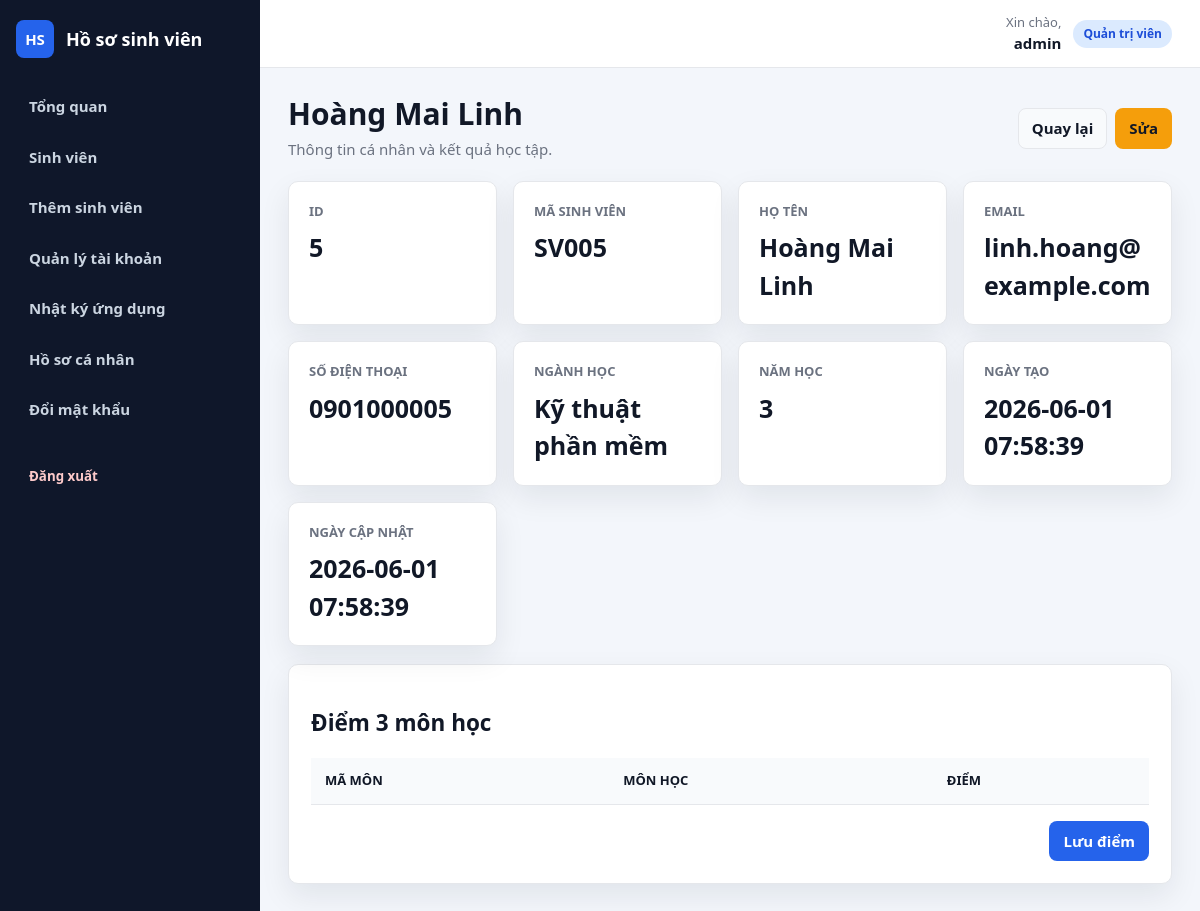
The page /student_detail.php?id=5 (signed in) on the database as committed earlier.
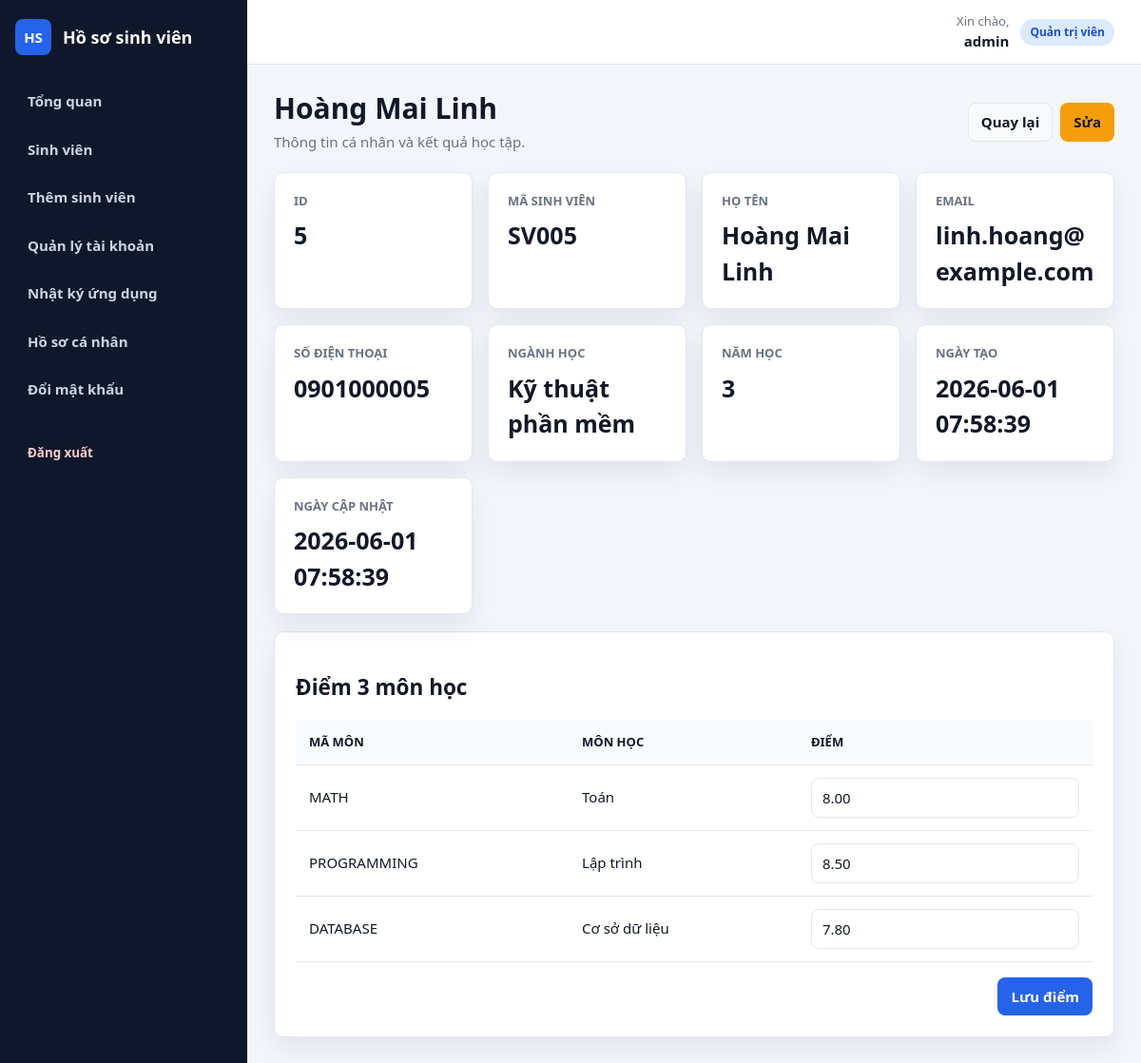
The same page on the database as committed later.
### tables this page shows
CREATE TABLE IF NOT EXISTS students (
    id INT UNSIGNED AUTO_INCREMENT PRIMARY KEY,
    student_code VARCHAR(30) NOT NULL UNIQUE,
    full_name VARCHAR(120) NOT NULL,
    email VARCHAR(120) NOT NULL,
    phone VARCHAR(30) NULL,
    major VARCHAR(120) NULL,
    year TINYINT UNSIGNED NULL,
    created_at TIMESTAMP NOT NULL DEFAULT CURRENT_TIMESTAMP,
    updated_at TIMESTAMP NOT NULL DEFAULT CURRENT_TIMESTAMP ON UPDATE CURRENT_TIMESTAMP,
    INDEX idx_students_search (student_code, full_name, email)
);

CREATE TABLE IF NOT EXISTS student_grades (
    id INT UNSIGNED AUTO_INCREMENT PRIMARY KEY,
    student_id INT UNSIGNED NOT NULL,
    subject_code VARCHAR(30) NOT NULL,
    subject_name VARCHAR(120) NOT NULL,
    score DECIMAL(4, 2) NOT NULL,
    created_at TIMESTAMP NOT NULL DEFAULT CURRENT_TIMESTAMP,
    updated_at TIMESTAMP NOT NULL DEFAULT CURRENT_TIMESTAMP ON UPDATE CURRENT_TIMESTAMP,
    UNIQUE KEY uq_student_grades_subject (student_id, subject_code),
    CONSTRAINT fk_student_grades_student FOREIGN KEY (student_id) REFERENCES students(id) ON DELETE CASCADE
);

### config/database.php (called while the page is built, shortened)
<?php
function get_pdo(): PDO
{
    static $pdo = null;
    if ($pdo instanceof PDO) {
        return $pdo;
    }
    $host = 'localhost';
    $database = 'web_demo_student';
    $username = 'root';
    $password = '';
    $dsn = "mysql:host={$host};dbname={$database};charset=utf8mb4";
    $pdo = new PDO($dsn, $username, $password, [
        PDO::ATTR_ERRMODE => PDO::ERRMODE_EXCEPTION,
        PDO::ATTR_DEFAULT_FETCH_MODE => PDO::FETCH_ASSOC,
        PDO::ATTR_EMULATE_PREPARES => false,
    ]);
    return $pdo;
}

### app/student.php (called while the page is built, shortened)
<?php
require_once __DIR__ . '/../config/database.php';
require_once __DIR__ . '/helpers.php';
function get_student(int $id): ?array
{
    $stmt = get_pdo()->prepare('SELECT * FROM students WHERE id = :id LIMIT 1');
    $stmt->execute(['id' => $id]);
    $student = $stmt->fetch();
    return $student ?: null;
}

### app/grade.php (called while the page is built, shortened)
<?php
require_once __DIR__ . '/../config/database.php';
function grade_subjects(): array
{
    return [
        'MATH' => 'Toán',
        'PROGRAMMING' => 'Lập trình',
        'DATABASE' => 'Cơ sở dữ liệu',
    ];
}
function list_student_grades(int $studentId): array
{
    $subjects = grade_subjects();
    $stmt = get_pdo()->prepare(
        'SELECT id, student_id, subject_code, subject_name, score, created_at, updated_at
         FROM student_grades
         WHERE student_id = :student_id
         ORDER BY FIELD(subject_code, "MATH", "PROGRAMMING", "DATABASE")'
    );
    $stmt->execute(['student_id' => $studentId]);
    $grades = $stmt->fetchAll();
    return $grades;
}

### public/student_detail.php (the view, shortened to what this page needs)
<?php
require_once __DIR__ . '/../app/grade.php';
require_once __DIR__ . '/../app/student.php';
$id = (int) ($_GET['id'] ?? 0);
$student = $id > 0 ? get_student($id) : null;
$grades = list_student_grades($id);
render_header('Chi tiết sinh viên');
?>
<section class="page-header">
    <div><h1><?= e($student['full_name']) ?></h1><p>Thông tin cá nhân và kết quả học tập.</p></div>
    <div class="form-actions"><a class="btn btn-secondary" href="students.php">Quay lại</a><a class="btn btn-warning" href="student_form.php?id=<?= e($id) ?>">Sửa</a></div>
</section>
<section class="detail-grid">
    <?php foreach (['id' => 'ID', 'student_code' => 'Mã sinh viên', 'full_name' => 'Họ tên', 'email' => 'Email', 'phone' => 'Số điện thoại', 'major' => 'Ngành học', 'year' => 'Năm học', 'created_at' => 'Ngày tạo', 'updated_at' => 'Ngày cập nhật'] as $key => $label): ?>
        <div class="card"><span class="meta-label"><?= e($label) ?></span><strong><?= e($student[$key]) ?></strong></div>
    <?php endforeach; ?>
</section>
<section class="card">
    <h2>Điểm 3 môn học</h2>
    <form method="post"><?= csrf_input() ?>
        <table class="table grades-table">
            <thead><tr><th>Mã môn</th><th>Môn học</th><th>Điểm</th></tr></thead>
            <tbody><?php foreach ($grades as $grade): ?><tr><td><?= e($grade['subject_code']) ?></td><td><?= e($grade['subject_name']) ?></td><td><input class="form-control" name="grades[<?= e($grade['subject_code']) ?>]" type="number" min="0" max="10" step="0.01" value="<?= e($grade['score']) ?>" required></td></tr><?php endforeach; ?></tbody>
        </table>
        <div class="form-actions grades-actions"><button class="btn btn-primary" type="submit">Lưu điểm</button></div>
    </form>
</section>
<?php render_footer(); ?>

### app/helpers.php (shortened to what this page needs)
<?php
function e(mixed $value): string
{
    return htmlspecialchars((string) $value, ENT_QUOTES | ENT_SUBSTITUTE, 'UTF-8');
}
function current_theme(): string
{
    return ($_COOKIE['theme'] ?? 'light') === 'dark' ? 'dark' : 'light';
}
function role_label(?string $role): string
{
    return $role === 'admin' ? 'Quản trị viên' : 'Người dùng';
}
function landing_page(): string
{
    return ($_SESSION['role'] ?? '') === 'admin' ? 'index.php' : 'profile.php';
}
function render_header(string $title): void
{
    $theme = current_theme();
    $currentPage = basename($_SERVER['SCRIPT_NAME'] ?? '');
    $isLoggedIn = isset($_SESSION['user_id']);
    $username = $_SESSION['username'] ?? '';
    $role = $_SESSION['role'] ?? '';
    $navItems = $isLoggedIn ? [
        'profile.php' => 'Hồ sơ cá nhân',
        'password.php' => 'Đổi mật khẩu',
    ] : [
        'login.php' => 'Đăng nhập',
    ];
    if ($role === 'admin') {
        $navItems = [
            'index.php' => 'Tổng quan',
            'students.php' => 'Sinh viên',
            'student_form.php' => 'Thêm sinh viên',
            'users.php' => 'Quản lý tài khoản',
            'logs.php' => 'Nhật ký ứng dụng',
        ] + $navItems;
    }
    echo '<!doctype html>';
    echo '<html lang="vi">';
    echo '<head>';
    echo '<link rel="stylesheet" href="assets/style.css?v=20260602-3">';
    echo '</head>';
    echo '<body class="theme-' . e($theme) . '">';
    echo '<div class="app-layout">';
    echo '<aside class="sidebar">';
    echo '<a class="sidebar-brand" href="' . e(landing_page()) . '"><span>HS</span><strong>Hồ sơ sinh viên</strong></a>';
    echo '<nav class="sidebar-nav">';
    foreach ($navItems as $href => $label) {
        $active = $currentPage === $href ? ' active' : '';
        echo '<a class="sidebar-link' . $active . '" href="' . e($href) . '">' . e($label) . '</a>';
    }
    echo '<form class="sidebar-logout-form" method="post" action="logout.php">';
    echo '<button class="sidebar-link sidebar-logout" type="submit">Đăng xuất</button>';
    echo '</form>';
    echo '</nav>';
    echo '</aside>';
    echo '<div class="main">';
    echo '<header class="topbar">';
    echo '<div><span class="topbar-label">Xin chào,</span><strong>' . e($username) . '</strong></div>';
    echo '<span class="badge ' . ($role === 'admin' ? 'badge-admin' : 'badge-user') . '">' . e(role_label($role)) . '</span>';
    echo '</header>';
    echo '<main class="content">';
}
function render_footer(): void
{
    echo '</main>';
    if (isset($_SESSION['user_id'])) {
        echo '</div></div>';
    }
    echo '</body>';
    echo '</html>';
}

### public/assets/style.css (style rules this page uses)
:root { --font-main: "Segoe UI", Tahoma, Arial, sans-serif; --bg: #f3f6fb; --sidebar: #0f172a; --sidebar-soft: #1e293b; --card: #ffffff; --card-soft: #f8fafc; --field: #ffffff; --table-head: #f8fafc; --text: #111827; --muted: #6b7280; --border: #e5e7eb; --primary: #2563eb; --primary-dark: #1d4ed8; --danger: #dc2626; --warning: #f59e0b; --shadow: 0 12px 30px rgba(15, 23, 42, 0.08); --radius: 10px; }
* { box-sizing: border-box; font-family: var(--font-main); }
*::before, *::after { box-sizing: border-box; font-family: var(--font-main); }
body { margin: 0; background: var(--bg); color: var(--text); font-family: var(--font-main); font-size: 15px; line-height: 1.5; }
a { color: var(--primary); text-decoration: none; }
.app-layout { display: grid; grid-template-columns: 260px minmax(0, 1fr); min-height: 100vh; }
.sidebar { background: var(--sidebar); color: #ffffff; min-height: 100vh; padding: 20px 16px; position: sticky; top: 0; }
.sidebar-brand { align-items: center; color: #ffffff; display: flex; gap: 12px; margin-bottom: 26px; }
.sidebar-brand span { align-items: center; background: var(--primary); border-radius: 8px; display: inline-flex; font-weight: 800; height: 38px; justify-content: center; width: 38px; }
.sidebar-brand strong { font-size: 18px; }
.sidebar-nav { display: grid; gap: 6px; }
.sidebar-link { border-radius: 8px; color: #cbd5e1; display: block; font-weight: 700; padding: 11px 13px; }
.sidebar-logout { background: transparent; border: 0; color: #fecaca; margin-top: 18px; text-align: left; width: 100%; }
.sidebar-logout-form { margin: 0; }
.main { min-width: 0; }
.topbar { align-items: center; background: var(--card); border-bottom: 1px solid var(--border); display: flex; justify-content: flex-end; gap: 12px; min-height: 68px; padding: 0 28px; }
.topbar > div { display: grid; text-align: right; }
.topbar-label { color: var(--muted); font-size: 13px; }
.content { margin: 0 auto; max-width: 1280px; padding: 28px; width: 100%; }
.page-header { align-items: center; display: flex; justify-content: space-between; gap: 18px; margin-bottom: 20px; }
.page-header h1 { font-size: 30px; line-height: 1.2; margin: 0 0 6px; }
.page-header p { color: var(--muted); margin: 0; }
.card, .table-card, .login-card, .stat-card { background: var(--card); border: 1px solid var(--border); border-radius: var(--radius); box-shadow: var(--shadow); }
.card { margin-bottom: 18px; padding: 22px; }
.profile-grid .card, .detail-grid .card { margin-bottom: 0; }
.stats-grid, .profile-grid, .detail-grid { display: grid; gap: 16px; grid-template-columns: repeat(4, minmax(0, 1fr)); margin-bottom: 18px; }
.stat-card, .profile-grid > div, .detail-grid > div { padding: 20px; }
.stat-label, .meta-label { color: var(--muted); display: block; font-size: 13px; font-weight: 800; margin-bottom: 8px; text-transform: uppercase; }
.stat-card strong, .profile-grid strong, .detail-grid strong { display: block; font-size: 25px; overflow-wrap: anywhere; }
.form-control, .form-select, input, select { background: var(--field); border: 1px solid var(--border); border-radius: 8px; color: var(--text); font-family: var(--font-main); font-size: inherit; min-height: 42px; padding: 9px 11px; width: 100%; }
.btn { align-items: center; border: 1px solid transparent; border-radius: 8px; cursor: pointer; display: inline-flex; font-family: var(--font-main); font-size: inherit; font-weight: 800; justify-content: center; min-height: 40px; padding: 8px 13px; white-space: nowrap; }
.btn-primary { background: var(--primary); color: #ffffff; }
.btn-warning { background: var(--warning); color: #111827; }
.btn-secondary { background: var(--card-soft); border-color: var(--border); color: var(--text); }
.form-actions, .actions { display: flex; flex-wrap: wrap; gap: 8px; }
.table, table { border-collapse: collapse; min-width: 980px; width: 100%; }
.grades-table { margin-bottom: 16px; min-width: 0; }
.grades-actions { justify-content: flex-end; }
th, td { border-bottom: 1px solid var(--border); padding: 13px 14px; text-align: left; vertical-align: middle; }
th { background: var(--table-head); color: var(--text); font-size: 13px; text-transform: uppercase; }
td { overflow-wrap: anywhere; }
.badge { border-radius: 999px; display: inline-flex; font-size: 12px; font-weight: 900; padding: 5px 10px; }
.badge-admin { background: #dbeafe; color: #1d4ed8; }

Rows that differ between the two databases and show on the page:
added student_grades: subject_code "MATH", subject_name "Toán", score "8.00"
added student_grades: subject_code "PROGRAMMING", subject_name "Lập trình", score "8.50"
added student_grades: subject_code "DATABASE", subject_name "Cơ sở dữ liệu", score "7.80"
